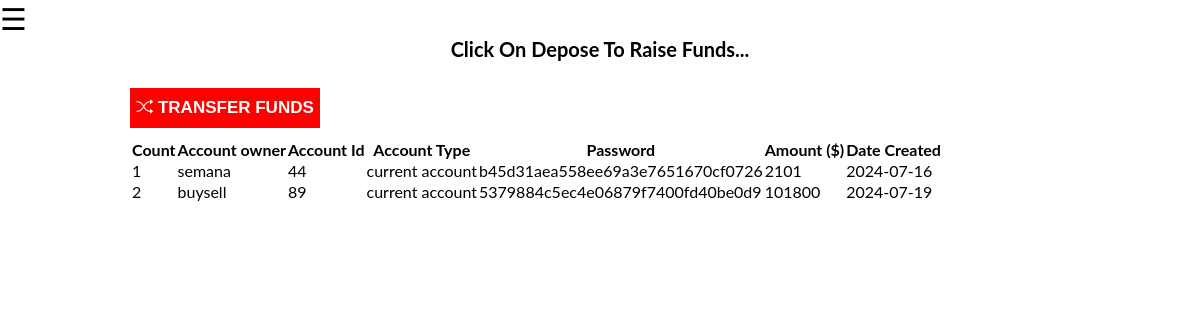
Page /php/transfer_b.php on the committed database.
### tables this page shows
CREATE TABLE `accounts` (
  `id` int(70) NOT NULL,
  `account_owner` varchar(70) NOT NULL,
  `account_id` int(70) NOT NULL,
  `account_type` varchar(70) NOT NULL,
  `password` varchar(170) NOT NULL,
  `beginning_amount` varchar(170) NOT NULL,
  `date_created` date NOT NULL DEFAULT current_timestamp()
);

### php/transfer_b.php (the view, shortened to what this page needs)
<?php
include "connection.php";
?>
<!DOCTYPE html>
<html lang="en">
<head>
    <link rel="stylesheet" href="../style.css">
    <link rel="stylesheet" href="../assets/Bootstrap icon/icons/bootstrap-icons.css">
</head>
<body class="portal">
      <span style="font-size:30px;cursor:pointer" onclick="openNav()">&#9776;</span>
    <section class="manage-client">
       <h4 class="text-1">Click On Depose to raise funds...</h4>
       <div class="column">
      <button><a href="transfer.php" class=" bi bi-shuffle"> transfer funds</a></button>
      <table>
      <tr>
        <th class="xoo">Count</th>
        <th>Account owner</th>
        <th>Account Id</th>
        <th>Account Type</th>
        <th>Password</th>
        <th>Amount ($)</th>
        <th>Date Created</th>
      </tr>
      <?php
      $sql = "SELECT * FROM accounts";
      $fetch = mysqli_query($con,$sql);
      $count = 1;
      if(mysqli_num_rows($fetch) > 0){
        while($row =  mysqli_fetch_array($fetch)){
      ?>
      <tr>
        <td><?php echo $count++; ?></td>
        <td><?php echo $row["account_owner"]; ?></td>
        <td><?php echo $row["account_id"]; ?></td>
        <td><?php echo $row["account_type"]?></td>
        <td><?php echo $row["password"];?></td>
        <td><?php echo $row["beginning_amount"];?></td>
        <td><?php echo $row["date_created"];?></td>
      </tr>
       <?php
         }
        }
       ?>
    </table>
  </div>
  </section>
</body>
</html>

### style.css (style rules this page uses)
* { margin: 0px; padding: 0px; box-sizing: border-box; }
.portal { font-family: "Lato", sans-serif; }

### php/transfer_b.php (style rules this page uses)
.manage-client .text-1 { text-align:center; font-size:20px; text-transform:capitalize; margin-bottom:27px; }
button { height:40px; width: 190px; border:none; border: radius 5px; background-color: #ff0000; margin-bottom:10px; margin-left:130px; }
button a { text-decoration:none; text-transform:uppercase; font-size:17px; font-weight:bold; color:#fff; border-radius:3px; }
table { margin-left:130px; }

### rows in the picture
accounts: account_owner "semana", account "44", account_type "current account", password "b45d31aea558ee69a3e7651670cf0726", beginning_amount "2101", date_created "2024-07-16"
accounts: account_owner "buysell", account "89", account_type "current account", password "5379884c5ec4e06879f7400fd40be0d9", beginning_amount "101800", date_created "2024-07-19"
